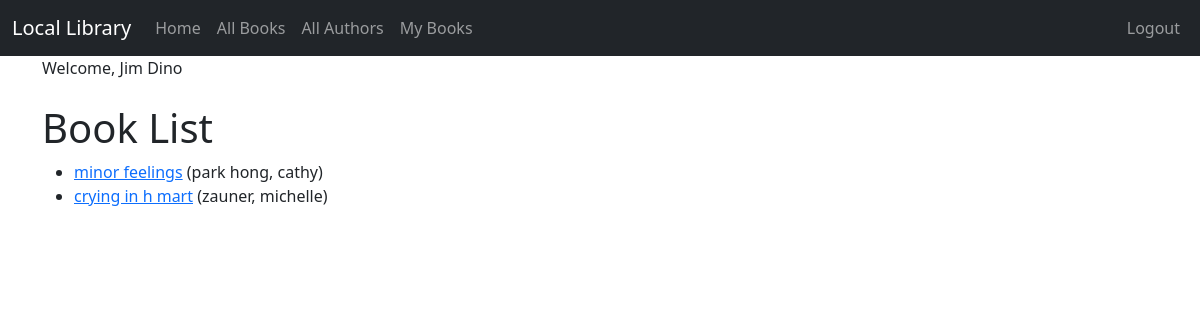
Page /book_list/ (signed in) on the committed database.
### catalog/models.py (models this page shows, shortened)
class Book(models.Model):
    title = models.CharField(max_length=200)
    author = models.ForeignKey('Author', on_delete=models.RESTRICT, null=True)
    summary = models.TextField(max_length=1000, help_text='Enter a brief description of the book')
    isbn = models.CharField('ISBN', max_length=13, unique=True,
                            help_text='13 Character <a href="https://www.isbn-international.org/content/what-isbn">ISBN number</a>')
    genre = models.ManyToManyField(Genre, help_text='Select a genre for this book')
    book_image = models.ImageField(upload_to='books/images/', null=True, blank=True)
    def display_genre(self):
        """Creates a string for the Genre. This is required to display genre in Admin."""
        return ', '.join([genre.name for genre in self.genre.all()[:3]])
    display_genre.short_description = 'Genre'
    def get_absolute_url(self):
        return reverse('book_detail', args=[str(self.id)])

class Author(models.Model):
    first_name = models.CharField(max_length=100)
    last_name = models.CharField(max_length=100)
    date_of_birth = models.DateField(null=True, blank=True)
    date_of_death = models.DateField('Died', null=True, blank=True)
    author_image = models.ImageField(upload_to='authors/images/', null=True, blank=True)  # Assuming you want an image field here
    def __str__(self):
        return f'{self.last_name}, {self.first_name}'

### catalog/views.py (the view)
# urls.py: path('book_list/', views.BookListView.as_view(), name='book_list'),
class BookListView(LoginRequiredMixin,generic.ListView):
    model = Book

### catalog/templates/catalog/book_list.html (shortened to what this page needs)
{% extends "catalog/base.html" %}
{% block content %}
  <h1>Book List</h1>
  {% if book_list %}
  <ul>
    {% for book in book_list %}
      <li>
        <a href="{{ book.get_absolute_url }}">{{ book.title }}</a> ({{book.author}})
      </li>
    {% endfor %}
  </ul>
  {% else %}
    <p>There are no books in the library.</p>
  {% endif %}
{% endblock %}

### catalog/templates/catalog/base.html (shortened to what this page needs)
{% load static %}
<!doctype html>
<html lang="en">
<head>
    <link href="https://cdn.jsdelivr.net/npm/bootstrap@5.3.0-alpha1/dist/css/bootstrap.min.css" rel="stylesheet"
>
</head>
<body>
<nav class="navbar navbar-expand-lg navbar-dark bg-dark">
    <div class="container-fluid">
        <a class="navbar-brand" href="{% url 'index' %}">Local Library</a>
        <div class="collapse navbar-collapse" id="navbarSupportedContent">
            <ul class="navbar-nav me-auto mb-2 mb-lg-0">
                <li class="nav-item">
                    <a class="nav-link" href="{% url 'index' %}">Home</a>
                </li>
                <li class="nav-item">
		            <a class="nav-link" href="{% url 'book_list' %}">All Books</a>
                </li>
                <li class="nav-item">
                    <a class="nav-link" href="{% url 'author_list' %}">All Authors</a>
                </li>
                {% if user.is_authenticated %}
                    <li><a class="nav-link" href="{% url 'my_books' %}">My Books</a></li>
                {% endif %}
            </ul>
        </div>
    <ul class="nav navbar-nav ml-auto">
        {% if user.is_authenticated %}
            <li><a class="nav-link" href="{% url 'logout' %}">Logout</a>
            </li>
        {% else %}
            <li><a class="nav-link" href="{% url 'login' %}"><span class="glyphicon glyphicon-log-in"></span>Login</a>
            </li>
            <li><a class="nav-link" href="{% url 'register' %}"><span class="glyphicon glyphicon-log-in"></span>Sign Up</a>
            </li>
        {% endif %}
    </ul>
    </div>
</nav>
<div class="container">
    {% if user.is_authenticated %}
        Welcome, {{ user.first_name }} {{ user.last_name }}
    {% endif %}
</div>
<div class="container">
    <br/>
    {% block content %}
    {% endblock %}
</div>
</body>
</html>

### rows in the picture
Book: title "minor feelings", author "park hong, cathy"
Book: title "crying in h mart", author "zauner, michelle"

### other values in the picture
{{ user.first_name }} "Jim"
{{ user.last_name }} "Dino"
